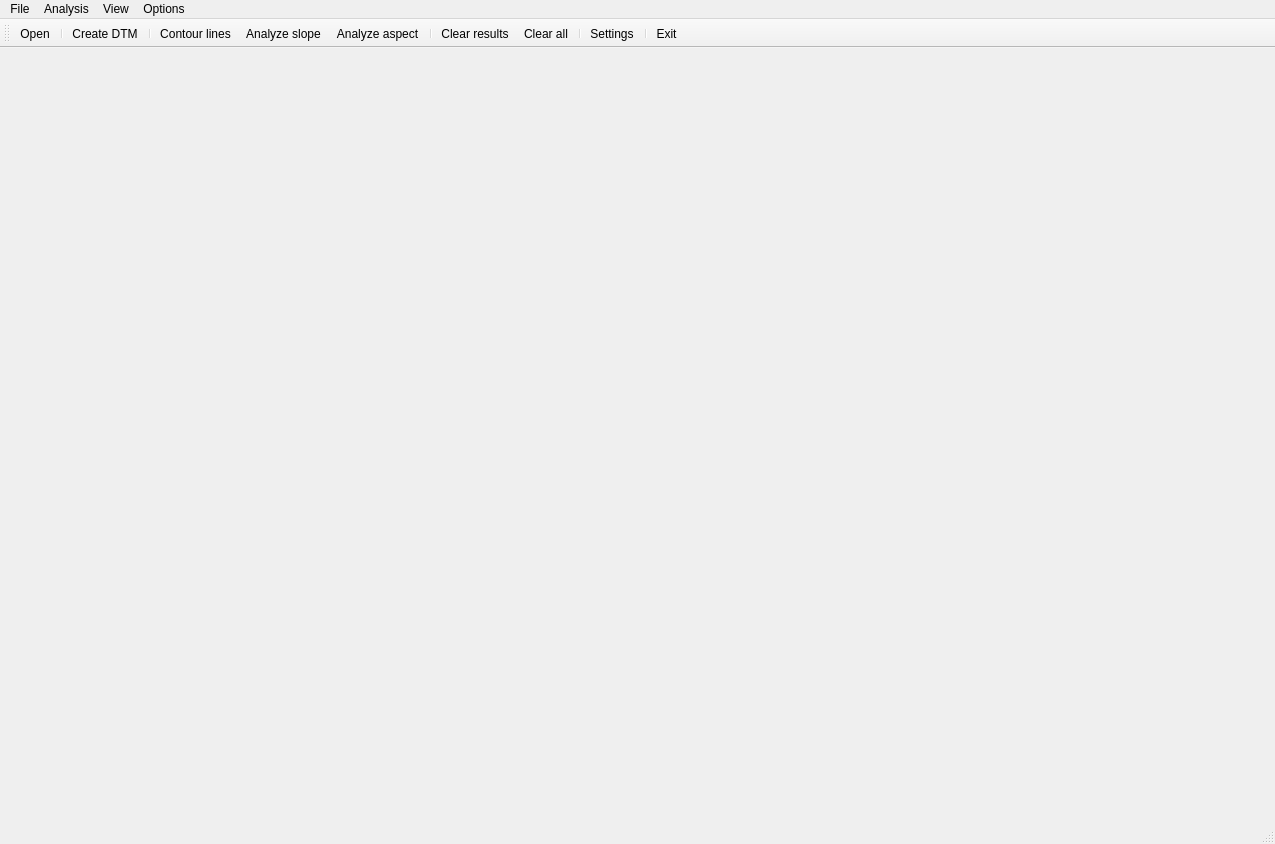
<?xml version="1.0" encoding="UTF-8"?>
<ui version="4.0">
 <class>MainForm</class>
 <widget class="QMainWindow" name="MainForm">
  <property name="geometry">
   <rect>
    <x>0</x>
    <y>0</y>
    <width>1275</width>
    <height>844</height>
   </rect>
  </property>
  <property name="windowTitle">
   <string>DTM analysis</string>
  </property>
  <widget class="QWidget" name="centralwidget">
   <layout class="QHBoxLayout" name="horizontalLayout">
    <item>
     <widget class="Draw" name="Canvas" native="true"/>
    </item>
   </layout>
  </widget>
  <widget class="QMenuBar" name="menubar">
   <property name="geometry">
    <rect>
     <x>0</x>
     <y>0</y>
     <width>1275</width>
     <height>21</height>
    </rect>
   </property>
   <widget class="QMenu" name="menuFile">
    <property name="title">
     <string>File</string>
    </property>
    <addaction name="actionOpen"/>
    <addaction name="separator"/>
    <addaction name="actionExit"/>
   </widget>
   <widget class="QMenu" name="menuAnalysis">
    <property name="title">
     <string>Analysis</string>
    </property>
    <addaction name="actionCreate_DTM"/>
    <addaction name="separator"/>
    <addaction name="actionContour_lines"/>
    <addaction name="actionAnalyze_slope"/>
    <addaction name="actionAnalyze_aspect"/>
   </widget>
   <widget class="QMenu" name="menuView">
    <property name="title">
     <string>View</string>
    </property>
    <addaction name="actionClear_results"/>
    <addaction name="actionClear_all"/>
   </widget>
   <widget class="QMenu" name="menuOptions">
    <property name="title">
     <string>Options</string>
    </property>
    <addaction name="actionSettings"/>
   </widget>
   <addaction name="menuFile"/>
   <addaction name="menuAnalysis"/>
   <addaction name="menuView"/>
   <addaction name="menuOptions"/>
  </widget>
  <widget class="QStatusBar" name="statusbar"/>
  <widget class="QToolBar" name="toolBar">
   <property name="windowTitle">
    <string>toolBar</string>
   </property>
   <attribute name="toolBarArea">
    <enum>TopToolBarArea</enum>
   </attribute>
   <attribute name="toolBarBreak">
    <bool>false</bool>
   </attribute>
   <addaction name="actionOpen"/>
   <addaction name="separator"/>
   <addaction name="actionCreate_DTM"/>
   <addaction name="separator"/>
   <addaction name="actionContour_lines"/>
   <addaction name="actionAnalyze_slope"/>
   <addaction name="actionAnalyze_aspect"/>
   <addaction name="separator"/>
   <addaction name="actionClear_results"/>
   <addaction name="actionClear_all"/>
   <addaction name="separator"/>
   <addaction name="actionSettings"/>
   <addaction name="separator"/>
   <addaction name="actionExit"/>
  </widget>
  <action name="actionOpen">
   <property name="icon">
    <iconset resource="images.qrc">
     <normaloff>:/icons/icons/open_file.png</normaloff>:/icons/icons/open_file.png</iconset>
   </property>
   <property name="text">
    <string>Open</string>
   </property>
  </action>
  <action name="actionExit">
   <property name="icon">
    <iconset resource="images.qrc">
     <normaloff>:/icons/icons/exit.png</normaloff>:/icons/icons/exit.png</iconset>
   </property>
   <property name="text">
    <string>Exit</string>
   </property>
  </action>
  <action name="actionCreate_DTM">
   <property name="icon">
    <iconset resource="images.qrc">
     <normaloff>:/icons/icons/triangles2.png</normaloff>:/icons/icons/triangles2.png</iconset>
   </property>
   <property name="text">
    <string>Create DTM</string>
   </property>
  </action>
  <action name="actionContour_lines">
   <property name="icon">
    <iconset resource="images.qrc">
     <normaloff>:/icons/icons/contours2.png</normaloff>:/icons/icons/contours2.png</iconset>
   </property>
   <property name="text">
    <string>Contour lines</string>
   </property>
  </action>
  <action name="actionAnalyze_slope">
   <property name="icon">
    <iconset resource="images.qrc">
     <normaloff>:/icons/icons/slope2.png</normaloff>:/icons/icons/slope2.png</iconset>
   </property>
   <property name="text">
    <string>Analyze slope</string>
   </property>
  </action>
  <action name="actionAnalyze_aspect">
   <property name="icon">
    <iconset resource="images.qrc">
     <normaloff>:/icons/icons/orientation2.png</normaloff>:/icons/icons/orientation2.png</iconset>
   </property>
   <property name="text">
    <string>Analyze aspect</string>
   </property>
  </action>
  <action name="actionClear_results">
   <property name="icon">
    <iconset resource="images.qrc">
     <normaloff>:/icons/icons/clear.png</normaloff>:/icons/icons/clear.png</iconset>
   </property>
   <property name="text">
    <string>Clear results</string>
   </property>
  </action>
  <action name="actionClear_all">
   <property name="icon">
    <iconset resource="images.qrc">
     <normaloff>:/icons/icons/clear_er.png</normaloff>:/icons/icons/clear_er.png</iconset>
   </property>
   <property name="text">
    <string>Clear all</string>
   </property>
  </action>
  <action name="actionSettings">
   <property name="icon">
    <iconset resource="images.qrc">
     <normaloff>:/icons/icons/settings.png</normaloff>:/icons/icons/settings.png</iconset>
   </property>
   <property name="text">
    <string>Settings</string>
   </property>
  </action>
 </widget>
 <customwidgets>
  <customwidget>
   <class>Draw</class>
   <extends>QWidget</extends>
   <header>draw.h</header>
   <container>1</container>
  </customwidget>
 </customwidgets>
 <resources>
  <include location="images.qrc"/>
 </resources>
 <connections/>
</ui>
